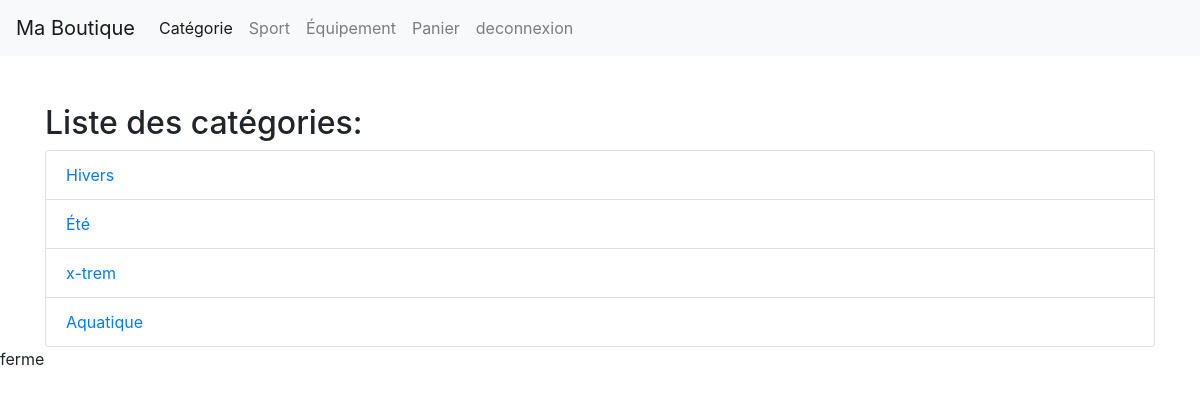
The app's page /show_categorie.php with its own data.
### tables this page shows
CREATE TABLE `categorie` (
  `id` int(11) NOT NULL,
  `categorie` varchar(255) NOT NULL,
  `image` varchar(255) DEFAULT NULL
);

### includes/chargement.php (called while the page is built, shortened)
<?php
if (!function_exists('chargement')) {
function chargement($classe){
    $model = "./app/classe/".$classe.".class.php";
}
}

### app/classe/Request.class.php (called while the page is built, shortened)
<?php
class Request{
    protected $sql;
    public function setSql($sql) {
        $this->sql = $sql;
    }
    public function getLines($oCon, $params = [], $uneSeuleLigne = false) {
        $oStatement = $oCon->prepare($this->sql);
        if (array_keys($params) !== range(0, count($params) - 1)) {
            $oStatement->execute();
        } else {
            $oStatement->execute($params);
        }
        $resultat = $uneSeuleLigne ? $oStatement->fetch(PDO::FETCH_ASSOC) :
        $oStatement->fetchAll(PDO::FETCH_ASSOC);
        return $resultat;
    }
}
?>

### show_categorie.php (the view, shortened to what this page needs)
<?php
include './includes/chargement.php';
include './includes/navbar_client.php';
$dbConn = new DatabaseConnexion($GLOBALS['DBHOST'], $GLOBALS['DBNAME'], $GLOBALS['DBUSER'], $GLOBALS['DBPASS']);
$conn = $dbConn->connexion();
$request = new Request();
$request->setSql("SELECT id, categorie FROM Categorie");
$categories = $request->getLines($conn);
?>
<!DOCTYPE html>
<html lang="en">
<head>
    <link href="https://stackpath.bootstrapcdn.com/bootstrap/4.5.2/css/bootstrap.min.css" rel="stylesheet">
</head>
<body>
<div class="container mt-5">
    <h2>Liste des catégories:</h2>
    <ul class="list-group">
        <?php foreach ($categories as $category): ?>
            <li class="list-group-item">
                <a href='show_sport_by_cat.php?categorie_id=<?= $category['id'] ?>'><?= $category['categorie'] ?></a>
            </li>
        <?php endforeach; ?>
    </ul>
</div>
</body>
</html>

### records on screen
categorie: categorie "Hivers"
categorie: categorie "Été"
categorie: categorie "x-trem"
categorie: categorie "Aquatique"
